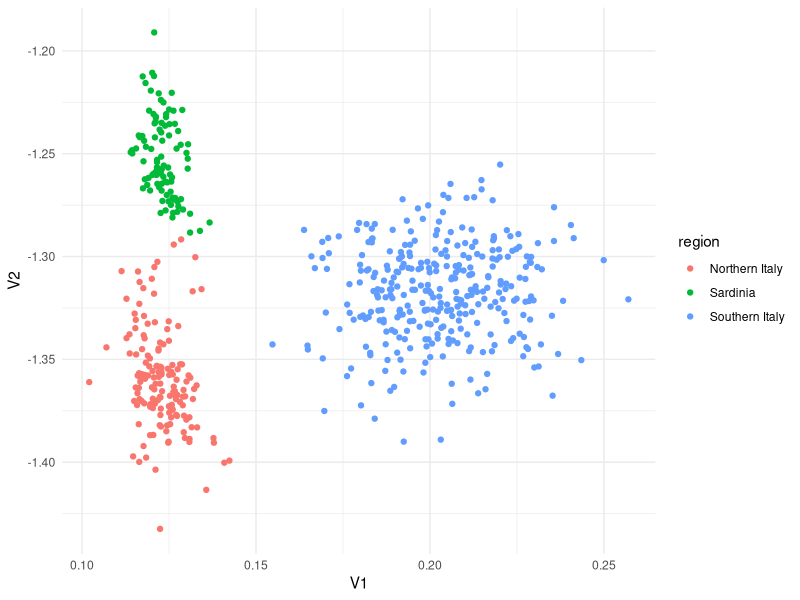
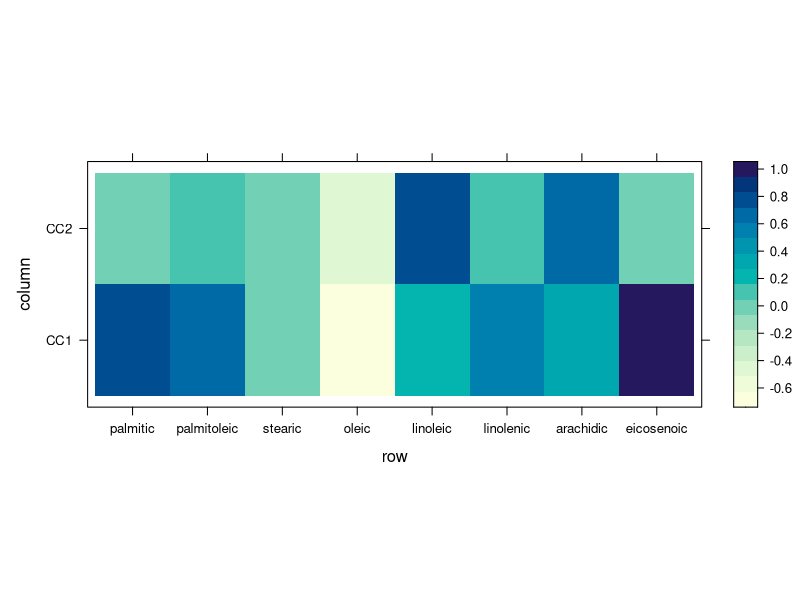
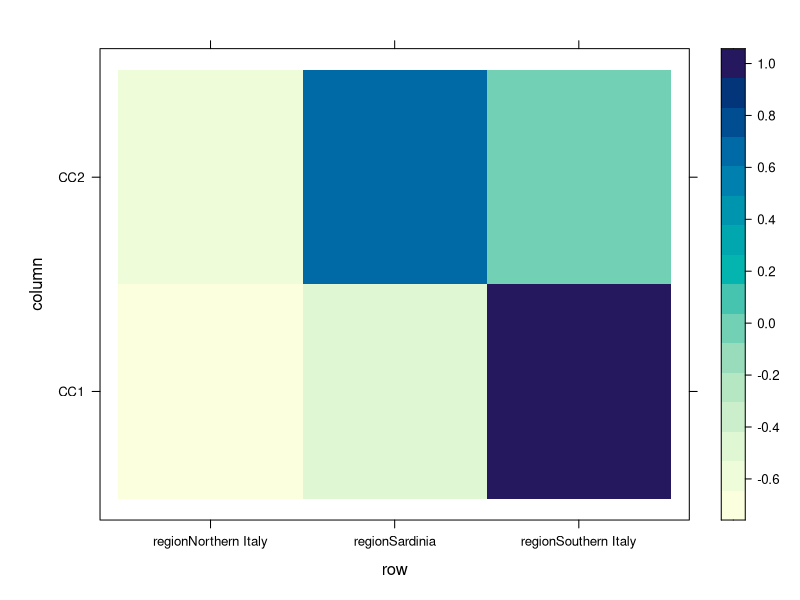

Reproduce these figures in R, in order.
## ----setup, include=FALSE------------------------------------------------
knitr::opts_chunk$set(cache=TRUE)


## ------------------------------------------------------------------------
Sigma_Y <- matrix(c(1, 0.4, 0.4, 1), ncol = 2)
Sigma_X <- matrix(c(1, 0.2, 0.2, 1), ncol = 2)
Sigma_YX <- matrix(c(0.5, 0.3, 0.6, 0.4), ncol = 2)
Sigma_XY <- t(Sigma_YX)

rbind(cbind(Sigma_Y, Sigma_YX),
      cbind(Sigma_XY, Sigma_X))

## ---- message = FALSE----------------------------------------------------
library(expm)
sqrt_Y <- sqrtm(Sigma_Y)
sqrt_X <- sqrtm(Sigma_X)
M1 <- solve(sqrt_Y) %*% Sigma_YX %*% solve(Sigma_X)%*% 
  Sigma_XY %*% solve(sqrt_Y)

(decomp1 <- eigen(M1))


## ------------------------------------------------------------------------
decomp1$vectors[,1] %*% solve(sqrt_Y)


## ------------------------------------------------------------------------
M2 <- solve(sqrt_X) %*% Sigma_XY %*% solve(Sigma_Y)%*% 
  Sigma_YX %*% solve(sqrt_X)

decomp2 <- eigen(M2)
decomp2$vectors[,1] %*% solve(sqrt_X)


## ------------------------------------------------------------------------
sqrt(decomp1$values)


## ------------------------------------------------------------------------
# Let's generate data
library(mvtnorm)
Sigma <- rbind(cbind(Sigma_Y, Sigma_YX),
               cbind(Sigma_XY, Sigma_X))

YX <- rmvnorm(100, sigma = Sigma)
Y <- YX[,1:2]
X <- YX[,3:4]

decomp <- cancor(x = X, y = Y)


## ------------------------------------------------------------------------
U <- Y %*% decomp$ycoef
V <- X %*% decomp$xcoef

diag(cor(U, V))
decomp$cor


## ---- message=FALSE------------------------------------------------------
library(tidyverse)
library(dslabs)

X <- olive %>% 
  select(-area, -region) %>% 
  as.matrix

Y <- olive %>% 
  select(region) %>% 
  model.matrix(~ region - 1, data = .)


## ---- message=FALSE------------------------------------------------------
head(unname(Y))

decomp <- cancor(X, Y)

V <- X %*% decomp$xcoef


## ---- message=FALSE------------------------------------------------------
data.frame(
  V1 = V[,1],
  V2 = V[,2],
  region = olive$region
) %>% 
  ggplot(aes(V1, V2, colour = region)) +
  geom_point() + 
  theme_minimal()


## ------------------------------------------------------------------------
# Let's go back to the olive data
decomp <- cancor(X, Y)
V <- X %*% decomp$xcoef
colnames(V) <- paste0("CC", seq_len(8))

library(lattice)
levelplot(cor(X, V[,1:2]))


## ------------------------------------------------------------------------
levelplot(cor(Y, V[,1:2]))
